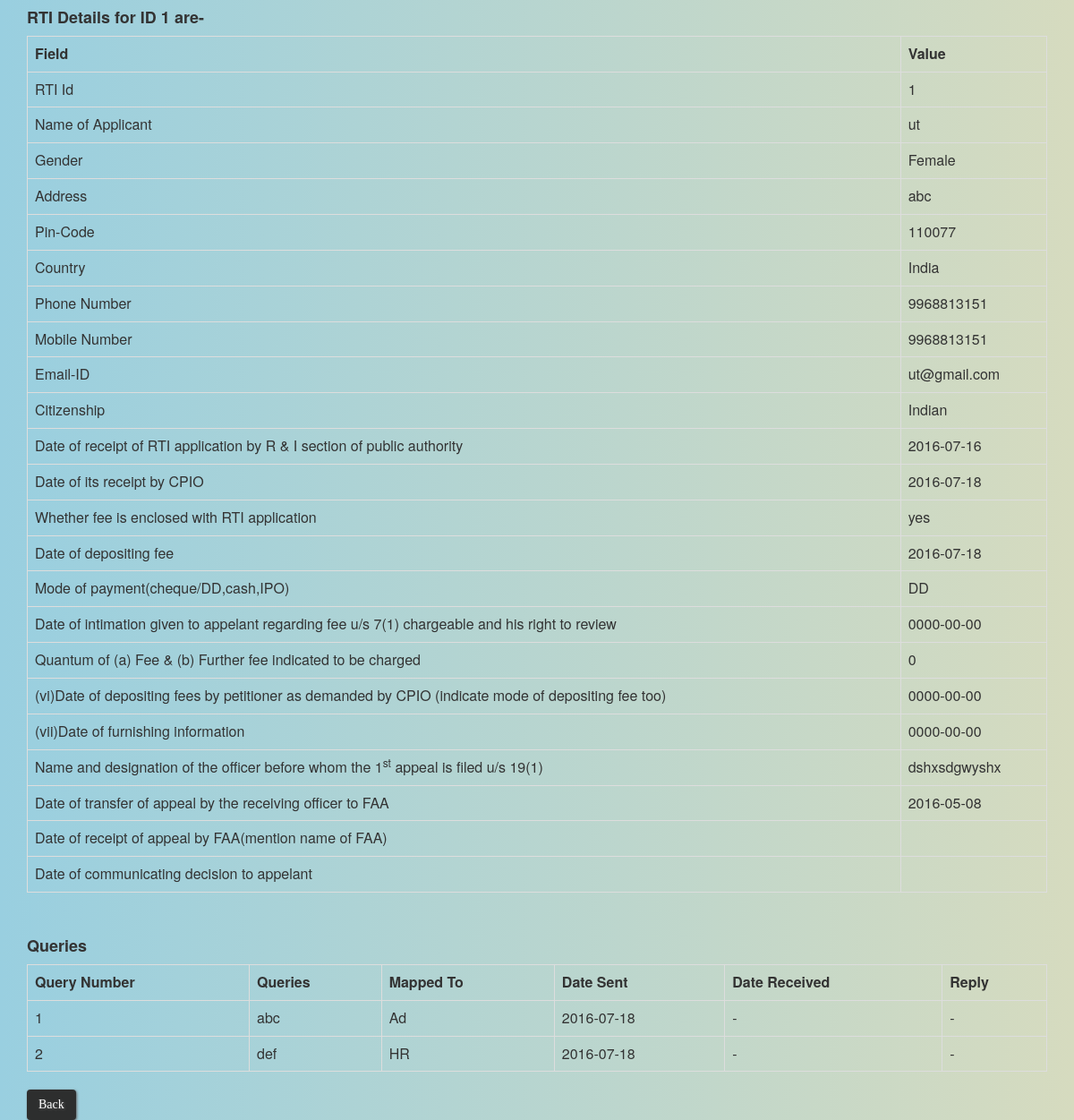
Screenshot of /compid.php?id=1 with the database file from the repository.
### tables this page shows
CREATE TABLE `add_rti` (
  `id` int(11) NOT NULL,
  `name` varchar(30) NOT NULL,
  `gender` varchar(15) NOT NULL,
  `address` varchar(100) NOT NULL,
  `pin_code` int(11) NOT NULL,
  `state` varchar(20) NOT NULL,
  `country` varchar(10) NOT NULL,
  `phone_no` varchar(15) NOT NULL,
  `mobile` varchar(15) NOT NULL,
  `email` varchar(40) NOT NULL,
  `citizenship` varchar(15) NOT NULL,
  `date_of_receipt` date NOT NULL,
  `date_of_receipt_cio` date NOT NULL,
  `timespan` int(11) NOT NULL,
  `fee_enclosed` varchar(10) NOT NULL,
  `fee_deposit_date` date NOT NULL,
  `pay_mode` varchar(20) NOT NULL,
  `archive` int(11) DEFAULT NULL,
  `closed` int(11) DEFAULT NULL
);

CREATE TABLE `section4` (
  `id` int(11) NOT NULL,
  `info_fee_date` date NOT NULL,
  `info_fee` int(11) NOT NULL,
  `fee_submit_date` date NOT NULL,
  `given_info_date` date NOT NULL,
  `info_time` int(11) NOT NULL
);

CREATE TABLE `first_appeal` (
  `id` int(11) NOT NULL,
  `appeal_info` varchar(50) NOT NULL,
  `transfer_date` date NOT NULL
);

CREATE TABLE `t2` (
  `id` int(11) NOT NULL,
  `q_no` int(11) NOT NULL,
  `ques` varchar(200) NOT NULL,
  `map` varchar(50) NOT NULL,
  `date_sent` date NOT NULL,
  `flag` int(11) NOT NULL
);

### compid.php (the view, shortened to what this page needs)
<html>
	<head>
		<link rel="stylesheet" href="css/background.css">
		<link rel="stylesheet" href="bootstrap/css/bootstrap.min.css">
	</head>
<body>
<div class='container'>
<?php
	include 'config_database.php';
	$id=$_GET['id'];
	echo "<h4><strong>RTI Details for ID ".$id." are-</strong></h4>" ;
	$query=" SELECT * FROM add_rti where id=".$id;
    $res=mysqli_query($con, $query);
	$r1=mysqli_fetch_assoc($res);
	$query=" SELECT * FROM section4 where id=".$id;
    $res=mysqli_query($con, $query);
	$r3=mysqli_fetch_assoc($res);
	$query=" SELECT * FROM first_appeal where id=".$id;
    $res=mysqli_query($con, $query);
	$r5=mysqli_fetch_assoc($res);
	echo "<table class='table table-bordered'>" ;
		echo "<tr>
				<th>Field</th>
				<th>Value</th>
			</tr>";
		echo "<tr>";
			echo "<td>RTI Id</td>";
			echo "<td>".$r1['id']."</td>";
		echo "</tr>";
		echo "<tr>";
			echo "<td>Name of Applicant</td>";
			echo "<td>".$r1['name']."</td>";
		echo "</tr>";
		echo "<tr>";
			echo "<td>Gender</td>";
			echo "<td>".$r1['gender']."</td>";
		echo "</tr>";
		echo "<tr>";
			echo "<td>Address</td>";
			echo "<td>".$r1['address']."</td>";
		echo "</tr>";
		echo "<tr>";
			echo "<td>Pin-Code</td>";
			echo "<td>".$r1['pin_code']."</td>";
		echo "</tr>";
		echo "<tr>";
			echo "<td>Country</td>";
			echo "<td>".$r1['country']."</td>";
		echo "</tr>";
		echo "<tr>";
			echo "<td>Phone Number</td>";
			echo "<td>".$r1['phone_no']."</td>";
		echo "</tr>";
		echo "<tr>";
			echo "<td>Mobile Number</td>";
			echo "<td>".$r1['mobile']."</td>";
		echo "</tr>";
		echo "<tr>";
			echo "<td>Email-ID</td>";
			echo "<td>".$r1['email']."</td>";
		echo "</tr>";
		echo "<tr>";
			echo "<td>Citizenship</td>";
			echo "<td>".$r1['citizenship']."</td>";
		echo "</tr>";
		echo "<tr>";
			echo "<td>Date of receipt of RTI application by R & I section of public authority</td>";
			echo "<td>".$r1['date_of_receipt']."</td>";
		echo "</tr>";
		echo "<tr>";
			echo "<td>Date of its receipt by CPIO</td>";
			echo "<td>".$r1['date_of_receipt_cio']."</td>";
		echo "</tr>";
		echo "<tr>";
			echo "<td>Whether fee is enclosed with RTI application</td>";
			echo "<td>".$r1['fee_enclosed']."</td>";
		echo "</tr>";
		echo "<tr>";
			echo "<td>Date of depositing fee</td>";
			echo "<td>".$r1['fee_deposit_date']."</td>";
		echo "</tr>";
		echo "<tr>";
			echo "<td>Mode of payment(cheque/DD,cash,IPO)</td>";
			echo "<td>".$r1['pay_mode']."</td>";
		echo "</tr>";
		if($r3)
		{
			echo "<tr>";
				echo "<td>Date of intimation given to appelant regarding fee u/s 7(1) chargeable  and his right to review</td>";
				echo "<td>".$r3['info_fee_date']."</td>";
			echo "</tr>";
			echo "<tr>";
				echo "<td>Quantum of (a) Fee & (b) Further fee indicated to be charged</td>";
				echo "<td>".$r3['info_fee']."</td>";
			echo "</tr>";
			echo "<tr>";
				echo "<td>(vi)Date of depositing fees by petitioner as demanded by CPIO (indicate mode of depositing fee too)</td>";
				echo "<td>".$r3['fee_submit_date']."</td>";
			echo "</tr>";
			echo "<tr>";
				echo "<td>(vii)Date of furnishing information</td>";
				echo "<td>".$r3['given_info_date']."</td>";
			echo "</tr>";
		}
		if($r5)
		{
			echo "<tr>";
				echo "<td> Name and designation of the officer before whom  the 1<sup>st</sup> appeal is filed u/s 19(1)</td>";
				echo "<td>".$r5['appeal_info']."</td>";
			echo "</tr>";
			echo "<tr>";
				echo "<td>Date of transfer of appeal by the receiving officer to FAA</td>";
				echo "<td>".$r5['transfer_date']."</td>";
			echo "</tr>";
			echo "<tr>";
				echo "<td>Date of receipt of appeal by FAA(mention name of FAA)</td>";
				echo "<td>".$r5['faa_receipt_date']."</td>";
			echo "</tr>";
			echo "<tr>";
				echo "<td>Date of communicating decision to appelant</td>";
				echo "<td>".$r5['meet_date']."</td>";
			echo "</tr>";
		}
	echo "</table><br>";
	$query=" SELECT * FROM t2 where id=".$id;
    $res=mysqli_query($con, $query);
	$r6=mysqli_fetch_assoc($res);
	$query=" SELECT * FROM reply_queries where id=".$id;
    $res1=mysqli_query($con, $query);
	$r7=mysqli_fetch_assoc($res1);
	echo "<h4><strong>Queries<strong></h4>";
	echo "<table class='table table-bordered'>
			<tr>
				<th>Query Number</th>
				<th>Queries</th>
				<th>Mapped To</th>
				<th>Date Sent</th>
				<th>Date Received</th>
				<th>Reply</th>
			</tr>";
	if($r6)
	{
		do{
			echo "<tr>";
				echo "<td>".$r6['q_no']."</td>";
				echo "<td>".$r6['ques']."</td>";
				echo "<td>".$r6['map']."</td>";
				echo "<td>".$r6['date_sent']."</td>";
				if($r7)
				{
					while($r6['q_no']==$r7['q_no'])
					{
						echo "<td>".$r7['date_received']."</td>";
						echo "<td>".$r7['ans']."; ".$r7['section']."</td>";
						$r7=mysqli_fetch_assoc($res1);
					}
				}
				else
				{
					echo "<td> - </td>";
					echo "<td> - </td>";
				}
			echo "</tr>";
			$r6=mysqli_fetch_assoc($res);
		}while($r6);
	}
	echo "</table>";
	if($r1['closed']==1)
		echo "<a class=btn href='view_closed_rti.php'>Back</a>" ;
	else if($r1['archive']==1)
		echo "<a class=btn href='completed_rti.php'>Back</a>" ;
	else
		echo "<a class=btn href='ongoing_rti_option.php?id=".$id."'>Back</a>" ;
?>
</div>
</body>
</html>

### css/background.css (style rules this page uses)
body { background: #99cfe0; background: -moz-linear-gradient(left, #f9cfe0 0%, #d6dbbf 100%); background: -webkit-linear-gradient(left, #99cfe0 0%,#d6dbbf 100%); background: linear-gradient(to right, #99cfe0 0%,#d6dbbf 100%); }
.btn { background: #2d2e2e; background-image: -webkit-linear-gradient(top, #2d2e2e, #6b696b); background-image: -moz-linear-gradient(top, #2d2e2e, #6b696b); background-image: -ms-linear-gradient(top, #2d2e2e, #6b696b); background-image: -o-linear-gradient(top, #2d2e2e, #6b696b); background-image: linear-gradient(to bottom, #2d2e2e, #6b696b); -webkit-border-radius: 8; -moz-border-radius: 8; border-radius: 8px; text-shadow: 1px 1px 3px #616161; -webkit-box-shadow: 1px 1px 3px #666666; -moz-box-shadow: 1px 1px 3px #666666; box-shadow: 1px 1px 3px #666666; font-family: Georgia; color: #ffffff; font-size: 20px; padding: 10px 20px 10px 20px; text-decoration: none; cursor: pointer; }

### rows the page displays
add_rti: id "1", name "ut", gender "Female", address "abc", pin_code "110077", country "India", phone_no "9968813151", mobile "9968813151", email "ut@gmail.com", citizenship "Indian", date_of_receipt "2016-07-16", date_of_receipt_cio "2016-07-18", fee_enclosed "yes", fee_deposit_date "2016-07-18", pay_mode "DD"
section4: info_fee_date "0000-00-00", info_fee "0", fee_submit_date "0000-00-00", given_info_date "0000-00-00"
first_appeal: appeal_info "dshxsdgwyshx", transfer_date "2016-05-08"
t2: q_no "1", ques "abc", map "Ad", date_sent "2016-07-18"
t2: q_no "2", ques "def", map "HR", date_sent "2016-07-18"

### other values shown
$id "1"
